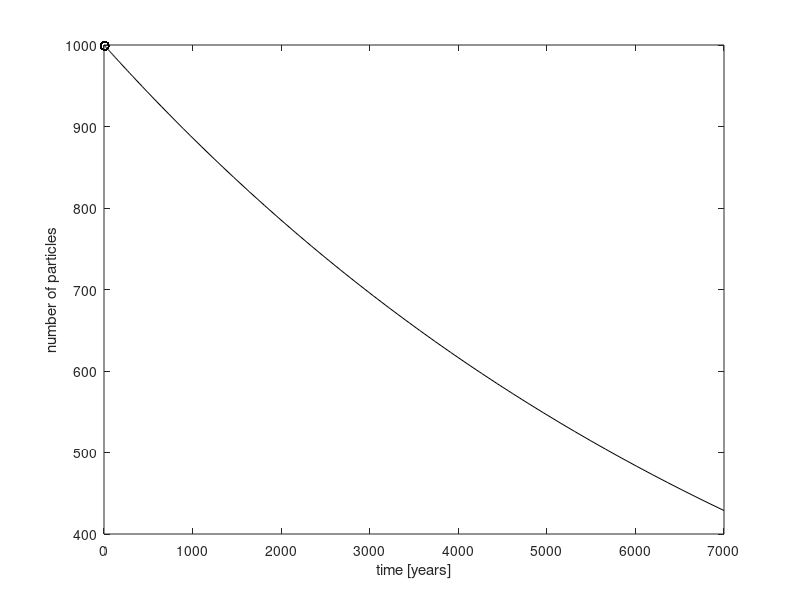

Write the MATLAB code that produced this figure.
% Radioactive decay - 
% dN/dt = -la*N
% la = ln(2)/tau_half 
% simeq 0.693/tau_half
tau_half = 5730; % in years
la = log(2)/tau_half;
N0 = 1000;

decayode = @(x,gamma) -gamma*x;

[T,Y] = ode45(@(t,x) decayode(x,la),[0 7000],[N0]);

%% 
figure;
plot(T,Y,'k-'); xlabel('time [years]'); ylabel('number of particles');

% Find half-life time 
id = find(Y<(N0/2));
fprintf('half-life time : %8.3f years\n',T(id(1)));

tin = linspace(T(33),T(34),100);
yin = interp1(T,Y,tin);
hold on; plot(tin,yin,'ko');